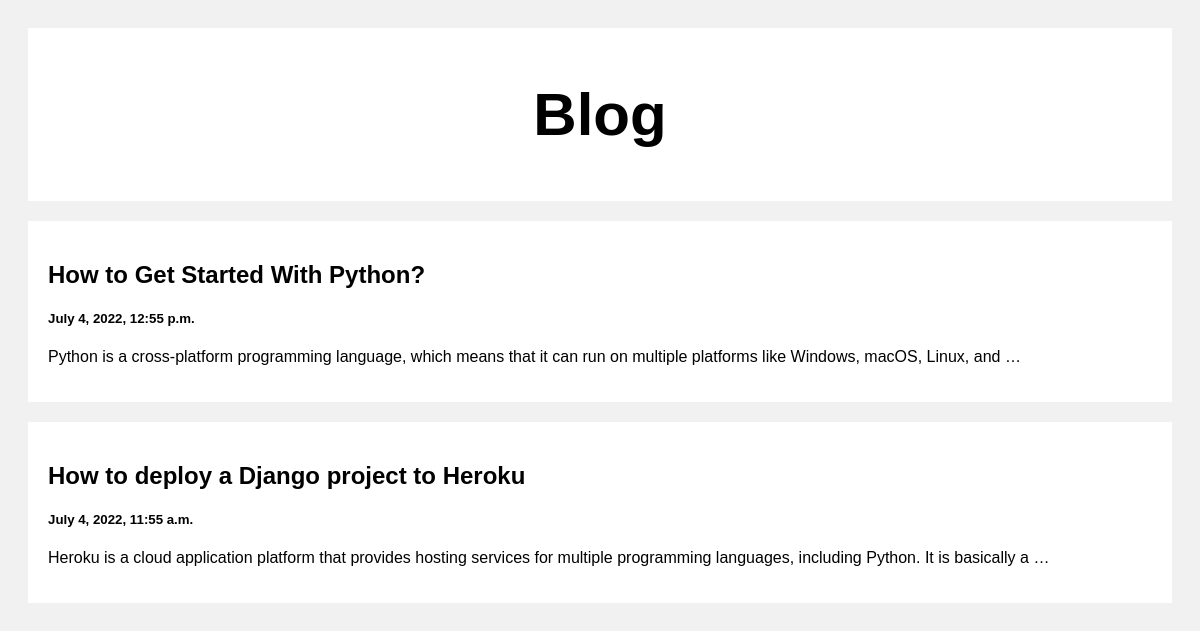
The page / on the database its author committed.
### posts/models.py (models this page shows)
class Post(models.Model):
    title = models.CharField(max_length=100)
    body = models.CharField(max_length=1000000)
    created_at = models.DateTimeField(default = datetime.now, blank = True)

### posts/views.py (the view)
# urls.py: path('', views.index , name = 'index'),
def index(request):
    posts = Post.objects.all
    return render(request, 'index.html', {'posts': posts})

### templates/index.html (shortened to what this page needs)
<!DOCTYPE html>
<html>
<head>
</head>
<body>
<div class="header">
  <h2>Blog</h2>
</div>
<div class="row">
  <div class="leftcolumn">
    {% for post in posts reversed %}
    <div class="card">
      <a style="text-decoration: none; color: black;" href="/post/{{post.id}}">
        <h2>{{post.title}}</h2>
        <h5>{{post.created_at}}</h5>
        <p>{{post.body|truncatewords:20}}</p>
      </a>
    </div>
    {% endfor %}
  </div>
</div>
</body>
</html>

### templates/index.html (style rules this page uses)
* { box-sizing: border-box; }
body { font-family: Arial; padding: 20px; background: #f1f1f1; }
.header { padding: 2px; font-size: 40px; text-align: center; background: white; }
.leftcolumn { float: left; width: 100%; }
.card { background-color: white; padding: 20px; margin-top: 20px; }
.row:after { content: ""; display: table; clear: both; }

### rows shown on the page
Post: title "How to Get Started With Python?", created_at "July 4, 2022, 12:55 p.m.", body "Python is a cross-platform programming language, which means that it can run on multiple platforms like Windows, macOS, Linux, and …"
Post: title "How to deploy a Django project to Heroku", created_at "July 4, 2022, 11:55 a.m.", body "Heroku is a cloud application platform that provides hosting services for multiple programming languages, including Python. It is basically a …"
